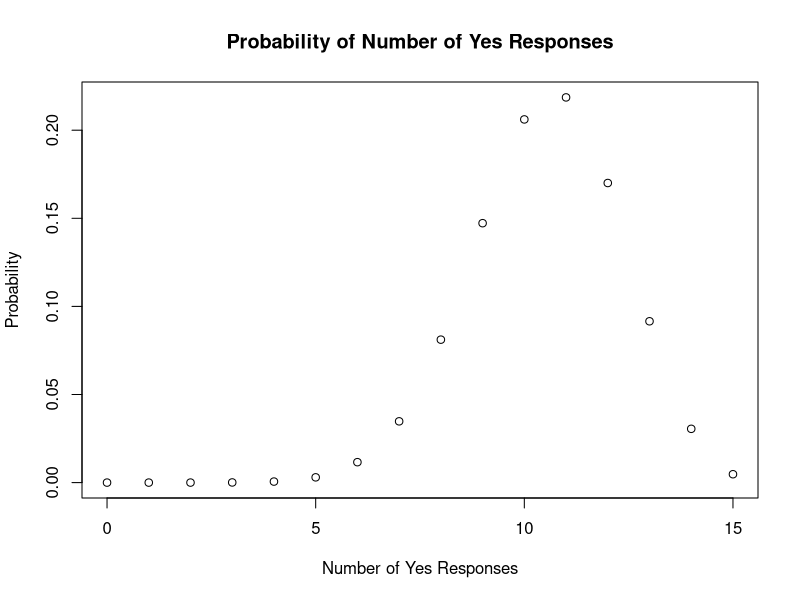
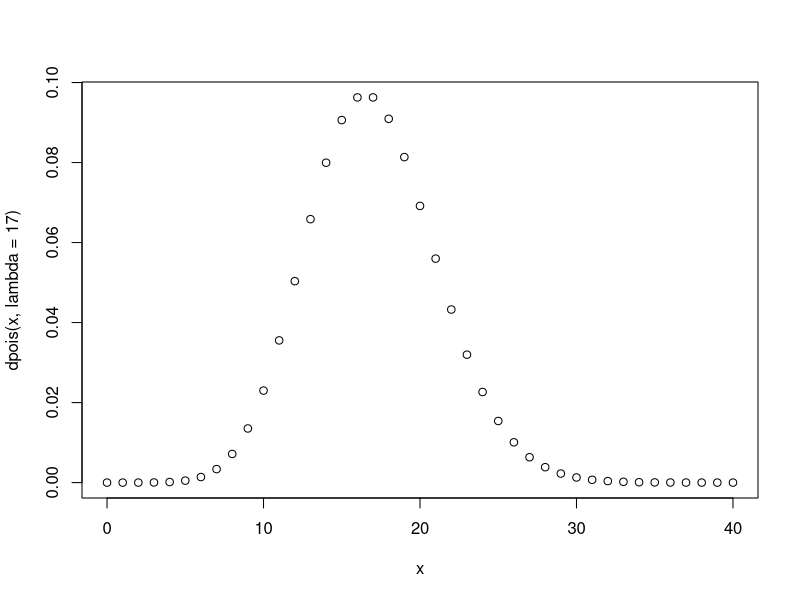
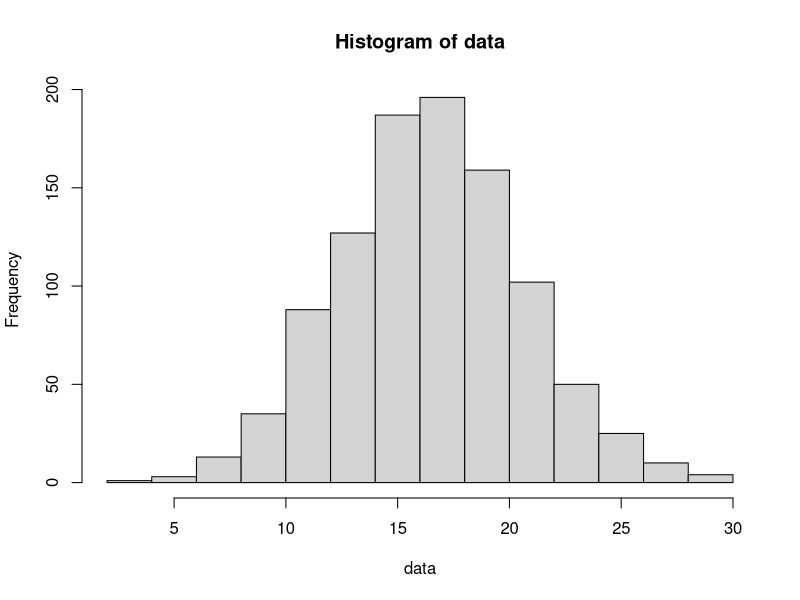
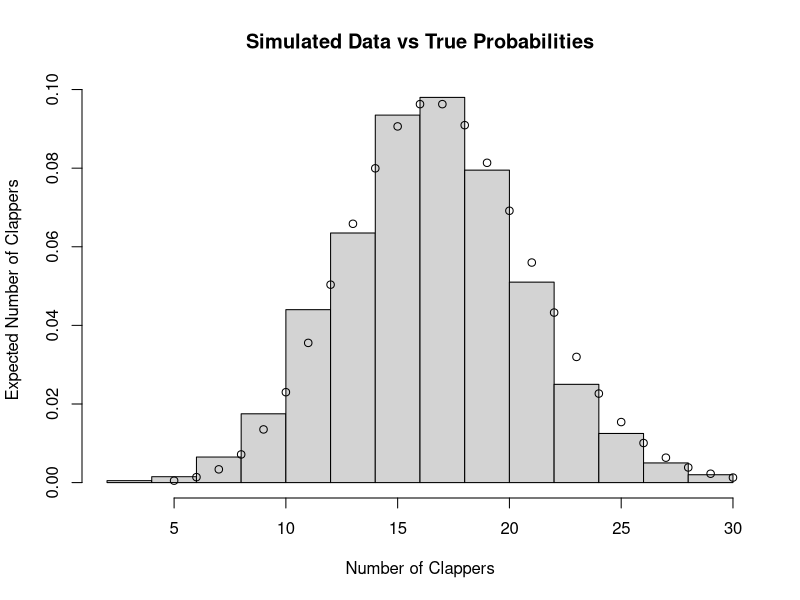

Generate these figures, in order, with R:
#We have n = 300 participants, and a probability of success p = 0.7. Therefore, our expected number of “yes” responses out of this group is:
n = 300
p = 0.7
n*p

#What is the variance of this random variable?
n*p*(1-p)

#Now let’s return our attention to the active focus group. Let’s suppose your group consists of 15 people. Then you will have as few as zero yes responses and as many as 15. Let’s plot the probability of each of the 16 possibilities.

x <- 0:15
plot(x, dbinom(x, size = 15, prob = 0.7),
     main = "Probability of Number of Yes Responses",
     xlab = "Number of Yes Responses",
     ylab = "Probability")
1


#simulate 1000 more focus groups
data <- rbinom(1000, size = 15, prob = 0.7)
mean(data)
var(data)

#Let’s look at a similar experiment using the Poisson distribution. Every lecture, on average, 17 students clap
#at the end of my lecture (no not really, the actual number is much much much closer to zero). Pretending
#that the number is actually 17, I would like to predict the number who will clap at the end of my next lecture
#so I can know how good I will feel on the way back to my office.
#Similar to above, let’s plot the probability of the number of clappers from 0 up to 50.

x <- 0:40
plot(x,dpois(x, lambda = 17))

#simulate 1000
data <- rpois(1000, lambda = 17)
mean(data)

var(data)

#plot
x <- c(5:30)
invisible(plot(hist(data), freq = FALSE,
               main = "Simulated Data vs True Probabilities",
               xlab = "Number of Clappers",
               ylab = "Expected Number of Clappers"))

#overlay points
points(x, dpois(x, lambda = 17))


#change1


#change2


#change3
